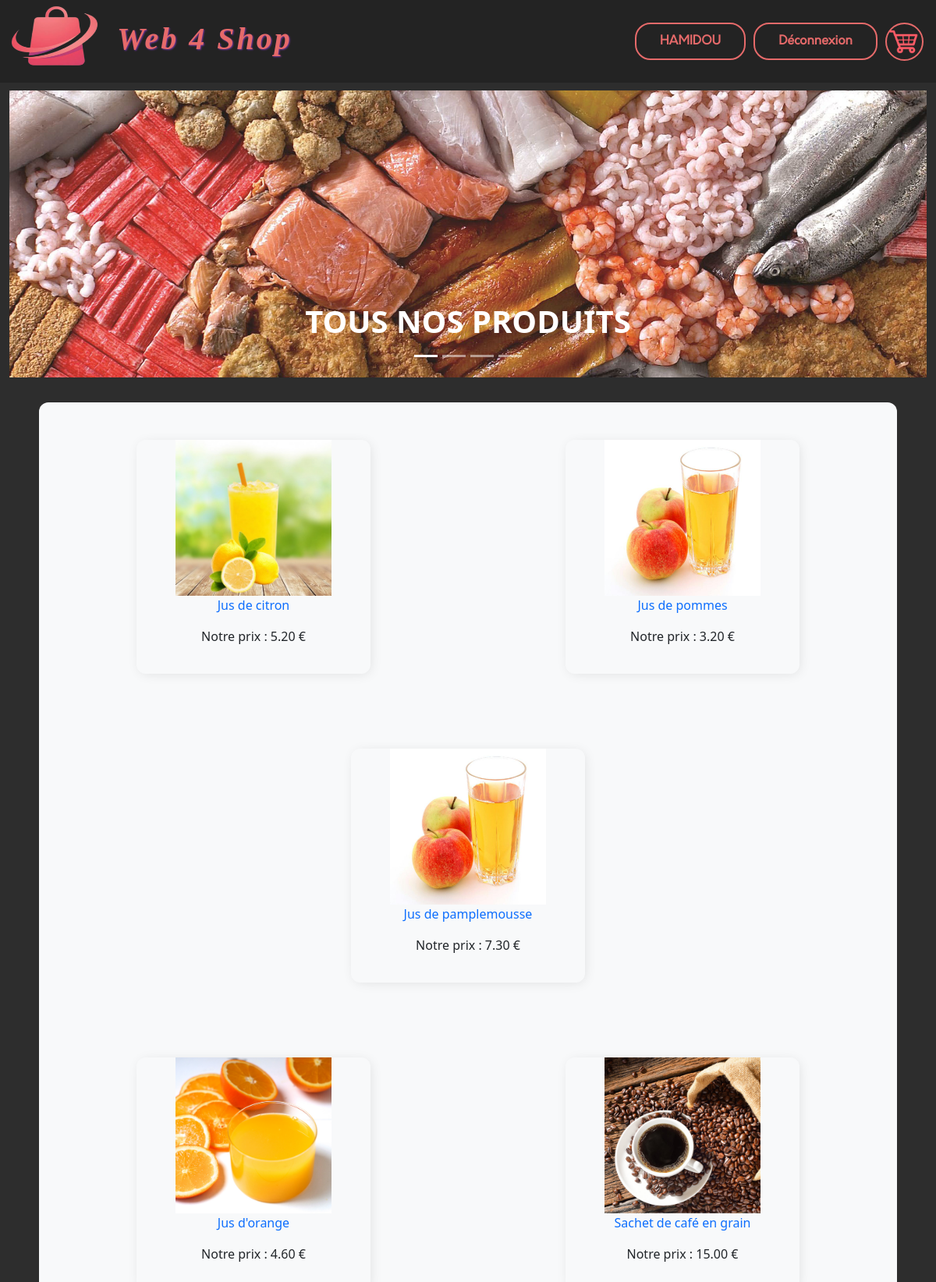
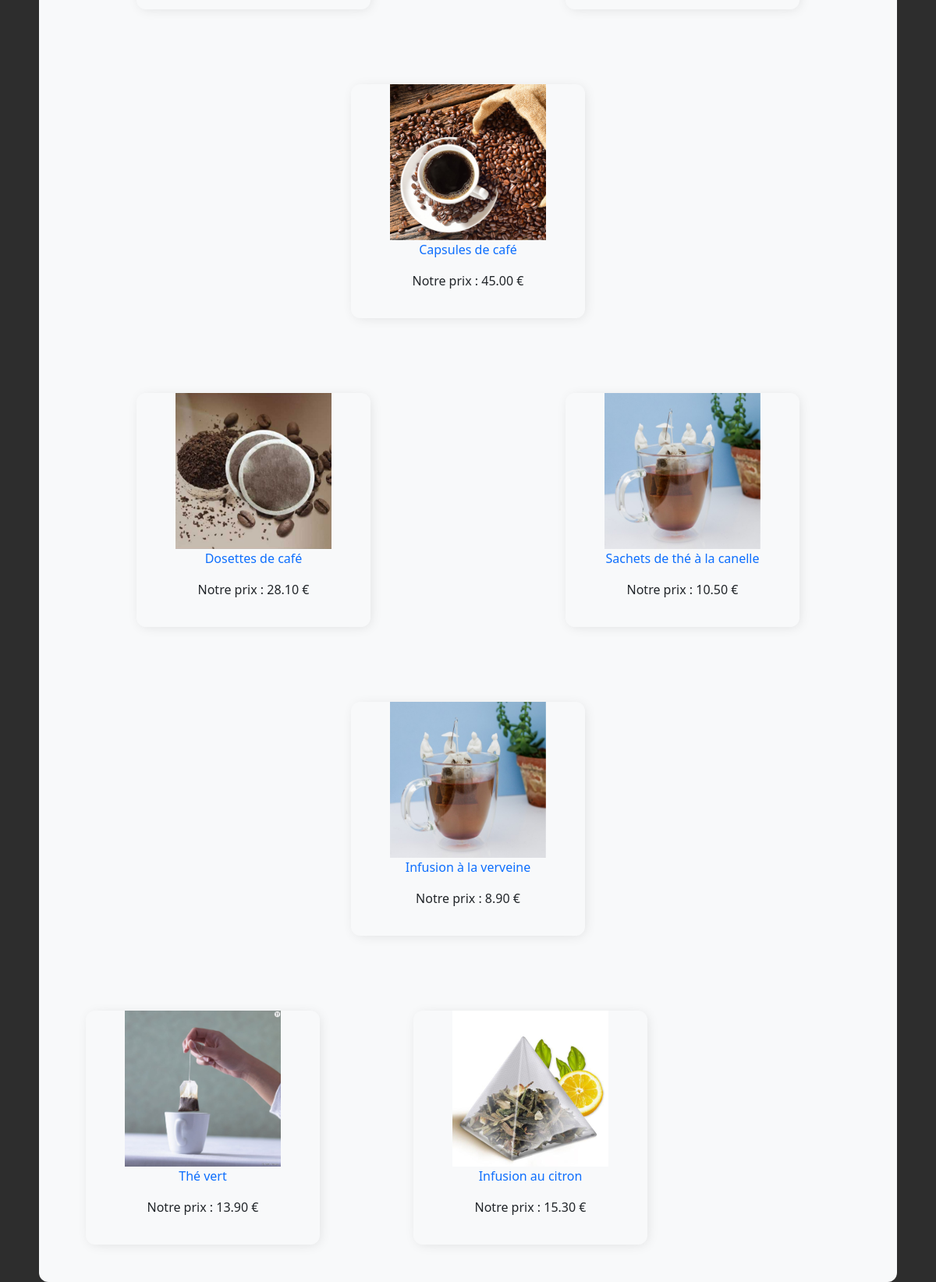
Page /index.php?action=categorie&idCat=1 (signed in) on the committed database (2 pictures, top to bottom).
### tables this page shows
CREATE TABLE `products` (
  `id` int(11) NOT NULL,
  `cat_id` tinyint(4) NOT NULL,
  `name` varchar(150) NOT NULL,
  `description` text NOT NULL,
  `image` varchar(30) NOT NULL,
  `price` decimal(5,2) NOT NULL,
  `quantity` int(3) NOT NULL
);

### Controleur/controleurCategorie.php (called while the page is built, shortened)
<?php
require_once 'Modele/produit.php';
require_once 'Modele/categorie.php';
class ControleurCategorie {
    private $produits;
    private $categories;
    private $nom;
    public function __construct(){
        $this->produits = new Produit();
        $this->categories = new Categorie();
        $this->nom = new Categorie();
    }
    public function categorie($idCat){
        $produits = $this->produits->getProdCat($idCat);
        $categories = $this->categories->getCategories();
        $nom = $this->nom->getNameCategorie($idCat);
        $vue = new Vue("Categorie");
        $vue->generer(array('produits' => $produits,'categories' => $categories,'nom' => $nom));
    }
}

### index.php (called while the page is built, shortened)
<?php
$routeur = new Routeur();
$routeur->routerRequete();

### Modele/categorie.php (called while the page is built, shortened)
<?php
require_once 'Modele/Modele.php';
class Categorie extends Modele{
    public function getCategories(){
        $sql = 'SELECT * FROM categories';
        $categories = $this->executerRequete($sql);
        return $categories->fetchAll();
    }
}

### Modele/modele.php (called while the page is built, shortened)
<?php abstract class Modele {
    private $bdd;
    protected function executerRequete($sql, $params = null){
        if($params == null){
            $resultat = $this->getBDD()->query($sql);
        }
        else{
            $resultat = $this->getBDD()->prepare($sql);
            $resultat->execute($params);
        }
        return $resultat;
    }
    private function getBDD(){
        if($this->bdd == null){
            $this->bdd=new PDO('mysql:host=localhost;dbname=web4shop;charset=utf8','root','');
        }
        return $this->bdd;
    }
}

### Modele/produit.php (called while the page is built, shortened)
<?php
require_once 'Modele/Modele.php';
class Produit extends Modele{
    public function getProdCat($idCat){
        $sql = 'SELECT P.* FROM products P JOIN categories C ON P.cat_id=C.id WHERE C.id=?';
        $produits = $this->executerRequete($sql,array($idCat));
        if($produits->RowCount()>=1){
            return $produits->fetchAll();
        }
        else{
            throw new Exception("Aucune catégorie ne correspond à l'identifiant'$idCat'");
        }
    }
}

### Vue/vueCategorie.php (the view, shortened to what this page needs)
<div class="row align-items-center">
  <div class="col align-items-center mt-3 mb-3">
    <div id="ourCarousel" class="carousel slide" data-bs-ride="carousel">
      <div class="carousel-indicators">
        <button type="button" data-bs-target="#ourCarousel" data-bs-slide-to="0" class="active" aria-current="true"></button>
        <?php for($i = 1; $i < count($categories); $i++): ?>
          <button type="button" data-bs-target="#ourCarousel" data-bs-slide-to="<?=$i?>"></button>
        <?php endfor; ?>
        <button type="button" data-bs-target="#ourCarousel" data-bs-slide-to="3"></button>
      </div>
      <div class="carousel-inner">
        <div class="carousel-item active">
          <a href="index.php"><img src="Contenu/Images/tous_produits.jpg" style="width:100%;">
          <div class="carousel-caption d-none d-md-block">
            <h1 class="text-uppercase text-center fw-bold">TOUS NOS PRODUITS</h1>
          </div>
          </a>
        </div>
      </div>
      <button class="carousel-control-prev" type="button" data-bs-target="#ourCarousel" data-bs-slide="prev">
        <span class="carousel-control-prev-icon" aria-hidden="true"></span>
      </button>
      <button class="carousel-control-next" type="button" data-bs-target="#ourCarousel" data-bs-slide="next">
        <span class="carousel-control-next-icon" aria-hidden="true"></span>
      </button>
    </div>
  </div>
</div>
<div class="row">
  <div class="col-11 bg-light mx-auto mt-3" style="border-radius: 12px;">
  <?php for($i = 0; $i < count($produits); $i = $i + 3): ?>
    <div class="row">
      <div class="col d-flex justify-content-center text-center m-5">
        <div class="boxed">
          <a class="text-decoration-none" href="<?= "index.php?action=details&idProduit=".$produits[$i]['id'] ?>">
          <img class="img-prod" src="<?= "Contenu/Images/".$produits[$i]['image']?>">
          <p><?=$produits[$i]['name']?></p></a>
          <p>Notre prix : <?=$produits[$i]['price']; ?> €</p>
        </div>
      </div>
      <div class="col d-flex justify-content-center text-center m-5">
        <?php if($i+1 < count($produits)): ?>
          <div class="boxed">
            <a class="text-decoration-none" href="<?= "index.php?action=details&idProduit=".$produits[$i+1]['id'] ?>">
            <img class="img-prod" src="<?= "Contenu/Images/".$produits[$i+1]['image']?>">
            <p><?=$produits[$i+1]['name']?></p></a>
            <p>Notre prix : <?=$produits[$i+1]['price']; ?> €</p>
          </div>
        <?php endif;?>
      </div>
      <div class="col d-flex justify-content-center text-center m-5">
        <?php if($i+2 < count($produits)): ?>
          <div class="boxed">
            <a class="text-decoration-none" href="<?= "index.php?action=details&idProduit=".$produits[$i+2]['id'] ?>">
            <img class="img-prod" src="<?= "Contenu/Images/".$produits[$i+1]['image']?>">
            <p><?=$produits[$i+2]['name']?></p></a>
            <p>Notre prix : <?=$produits[$i+2]['price']; ?> €</p>
          </div>
        <?php endif;?>
      </div>
    </div>
  <?php endfor; ?>
  </div>
</div>

### Contenu/Style/style.css (style rules this page uses)
.boxed { height: 300px; width: 300px; transition: 0.3s; z-index: 10; border-radius: 12px; box-shadow: 2px 2px 15px -2px rgba(0,0,0,0.1); }
.img-prod { height:200px; width:200px; }

### rows in the picture
products: image (picture), name "Jus de citron", price "5.20"
products: image (picture), name "Jus de pommes", price "3.20"
products: name "Jus de pamplemousse", price "7.30"
products: image (picture), name "Jus d'orange", price "4.60"
products: image (picture), name "Sachet de café en grain", price "15.00"
products: name "Capsules de café", price "45.00"
products: image (picture), name "Dosettes de café", price "28.10"
products: image (picture), name "Sachets de thé à la canelle", price "10.50"
products: name "Infusion à la verveine", price "8.90"
products: image (picture), name "Thé vert", price "13.90", products.image (picture)
products: name "Infusion au citron", price "15.30"

### other values in the picture
$_SESSION["pseudo"] "HAMIDOU"
